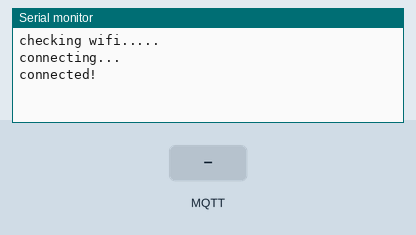
The sketch below on a simulated ESP32. Parts: the last lines printed to the serial monitor. The inputs (shaded band) are chosen by the test bench. WiFi joins after 1.5 s; servers stay silent unless stated; no MQTT or app messages arrive unless stated.

Above: at 3.2 s.
3.3 s: MQTT message "1" arrives on the first subscribed topic
At 4.2 s:
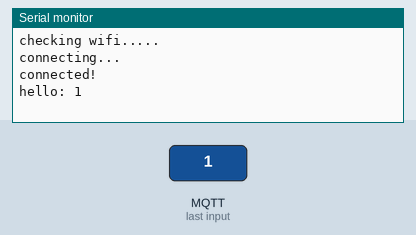
4.8 s: MQTT message "on" arrives on the first subscribed topic
At 5.3 s:
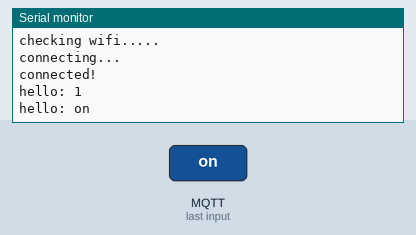
6.3 s: MQTT message "off" arrives on the first subscribed topic
At 7.5 s:
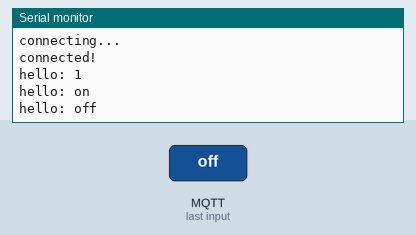

Measured:
- after the input at 3.3 s, the serial monitor: prints a new line at once (image 1)
- after the input at 4.8 s, the serial monitor: prints a new line at once (image 2)
- after the input at 6.3 s, the serial monitor: prints a new line at once (image 3)

The sketch:

CodeMQTT.ino
```cpp
#include <WiFi.h>
#include <MQTT.h>

const char ssid[] = "ssid";
const char pass[] = "pass";

WiFiClient net;
MQTTClient client;

unsigned long lastMillis = 0;

void connect() {
  Serial.print("checking wifi...");
  while (WiFi.status() != WL_CONNECTED) {
    Serial.print(".");
    delay(1000);
  }

  Serial.print("\nconnecting...");
  while (!client.connect("arduino", "public", "public")) {
    Serial.print(".");
    delay(1000);
  }

  Serial.println("\nconnected!");

  client.subscribe("hello");
}

void messageReceived(String &topic, String &payload) {
  Serial.println(topic + ": " + payload);
}

void setup() {
  Serial.begin(115200);

  // start wifi and mqtt
  WiFi.begin(ssid, pass);
  client.begin("public.cloud.shiftr.io", net);
  client.onMessage(messageReceived);

  connect();
}

void loop() {
  client.loop();
  delay(10);

  // check if connected
  if (!client.connected()) {
    connect();
  }

  // publish a message roughly every second.
  if (millis() - lastMillis > 1000) {
    lastMillis = millis();
    client.publish("/hello", "world");
  }
}
```
